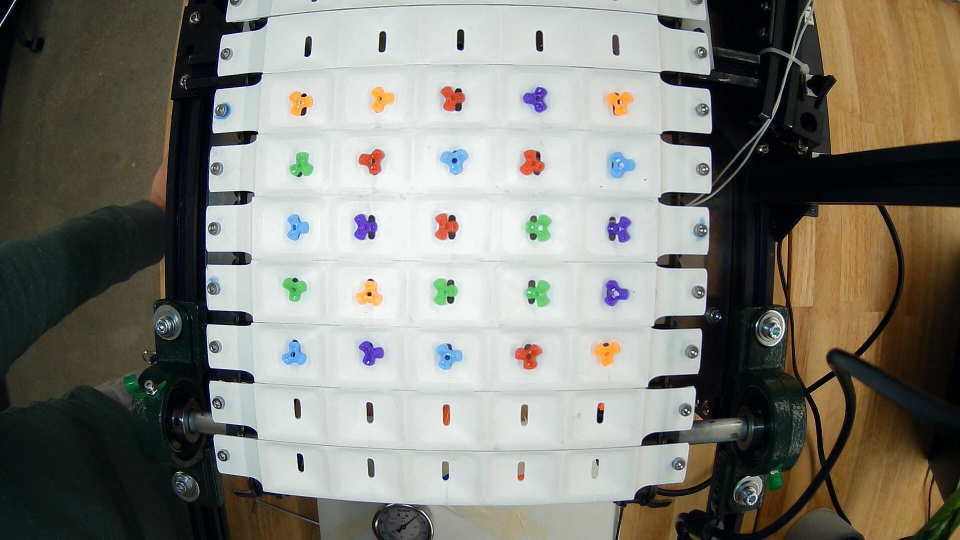
#> input picture noice1.jpg, 1920 x 1080 px (shown at 1/2 size)
$ python bead_detector.py
#> lines starting #> are read from the running program, lines starting #| are printed output that depends on the picture; after the words box and inside, x2 and y2 are one past the last pixel; in counts of white or black regions, pixels touching at a corner belong together
import cv2
import numpy as np

# Define HSV ranges for each color
HSV_COLOR_RANGES = {
    "red": [(0, 70, 50), (10, 255, 255), (170, 70, 50), (180, 255, 255)],
    "purple": [(130, 50, 50), (160, 255, 255)],
    "blue": [(100, 50, 50), (140, 255, 255)],
    "green": [(40, 50, 50), (85, 255, 255)],
    "yellow": [(20, 70, 70), (35, 255, 255)],
    "orange": [(10, 100, 100), (25, 255, 255)],
    "black": [(0, 0, 0), (180, 50, 40)],
    "white": [(0, 0, 200), (180, 30, 255)]  # Added white range
}

def detect_color(cell):
    # Apply Gaussian blur to reduce noise
    cell = cv2.GaussianBlur(cell, (5, 5), 0)

    # Convert to HSV
    hsv = cv2.cvtColor(cell, cv2.COLOR_BGR2HSV)

    # Calculate the average saturation and value of the cell
    avg_sat = np.mean(hsv[:, :, 1])
    avg_val = np.mean(hsv[:, :, 2])

    # If average saturation is low and value is high, classify as white
    if avg_sat < 20 and avg_val > 220:
        return "white"

    # Initialize a mask to keep track of assigned pixels
    mask_assigned = np.zeros_like(hsv[:, :, 0], dtype=np.uint8)

    # Color priority list (without white)
    color_priority = [
        ('red', HSV_COLOR_RANGES["red"]),
        ('purple', HSV_COLOR_RANGES["purple"]),
        ('blue', HSV_COLOR_RANGES["blue"]),
        ('green', HSV_COLOR_RANGES["green"]),
        ('yellow', HSV_COLOR_RANGES["yellow"]),
        ('orange', HSV_COLOR_RANGES["orange"]),
        ('black', HSV_COLOR_RANGES["black"])  # Black is checked last
    ]

    # Dictionary to hold pixel counts for each color
    color_counts = {color: 0 for color, _ in color_priority}

    for color, ranges in color_priority:
        if len(ranges) == 4:
            # Red has two ranges
            lower1 = np.array(ranges[0])
            upper1 = np.array(ranges[1])
            lower2 = np.array(ranges[2])
            upper2 = np.array(ranges[3])
            mask1 = cv2.inRange(hsv, lower1, upper1)
            mask2 = cv2.inRange(hsv, lower2, upper2)
            mask = cv2.bitwise_or(mask1, mask2)
        else:
            lower = np.array(ranges[0])
            upper = np.array(ranges[1])
            mask = cv2.inRange(hsv, lower, upper)

        # Exclude pixels already assigned
        mask_unassigned = cv2.bitwise_and(mask, cv2.bitwise_not(mask_assigned))

        # Count pixels for this color
        color_counts[color] += cv2.countNonZero(mask_unassigned)

        # Assign these pixels to avoid double-counting
        mask_assigned = cv2.bitwise_or(mask_assigned, mask_unassigned)

    # Determine the dominant color
    dominant_color = max(color_counts, key=color_counts.get)

    return dominant_color

def process_grid(image_path, grid_size=(5, 5)):
    """
    Detect the colors in a grid image using a hard-coded grid position.
    """
#> called with image_path = 'noice1.jpg', grid_size = (5, 5)
    image = cv2.imread(image_path)
#> image is the input picture: shape (1080, 1920, 3); mean B, G, R 117.6, 126.2, 127.2
    if image is None:
        raise ValueError("Image not found or cannot be opened")

    # Hard-coded grid position and size based on pixel values
    x = 500  # Starting x-coordinate of the grid
    y = 150  # Starting y-coordinate of the grid
    w = 800  # Width of the grid
    h = 650  # Height of the grid

    # Ensure the grid region is within the image boundaries
    if x < 0 or y < 0 or x + w > image.shape[1] or y + h > image.shape[0]:
        raise ValueError("Grid coordinates are out of image bounds")

    # Compute cell dimensions
    cell_height = h // grid_size[0]
    cell_width = w // grid_size[1]
    detected_colors = [["unknown"] * grid_size[1] for _ in range(grid_size[0])]

    # For visualization
    visualized_image = image.copy()

    for row in range(grid_size[0]):
        for col in range(grid_size[1]):
            y1 = y + row * cell_height
            y2 = y + (row + 1) * cell_height
            x1 = x + col * cell_width
            x2 = x + (col + 1) * cell_width

            cell = image[y1:y2, x1:x2]
            c = detect_color(cell)
            detected_colors[row][col] = c

            # Draw rectangles and label each cell
            cv2.rectangle(visualized_image, (x1, y1), (x2, y2), (0, 255, 0), 2)
            cv2.putText(visualized_image, c, (x1 + 5, y1 + 20), cv2.FONT_HERSHEY_SIMPLEX,
                        0.5, (255, 255, 255), 1, cv2.LINE_AA)
#> this loop made 5 passes
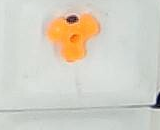
#> cell: shape (130, 160, 3); mean B, G, R 196.4, 207.9, 211.4
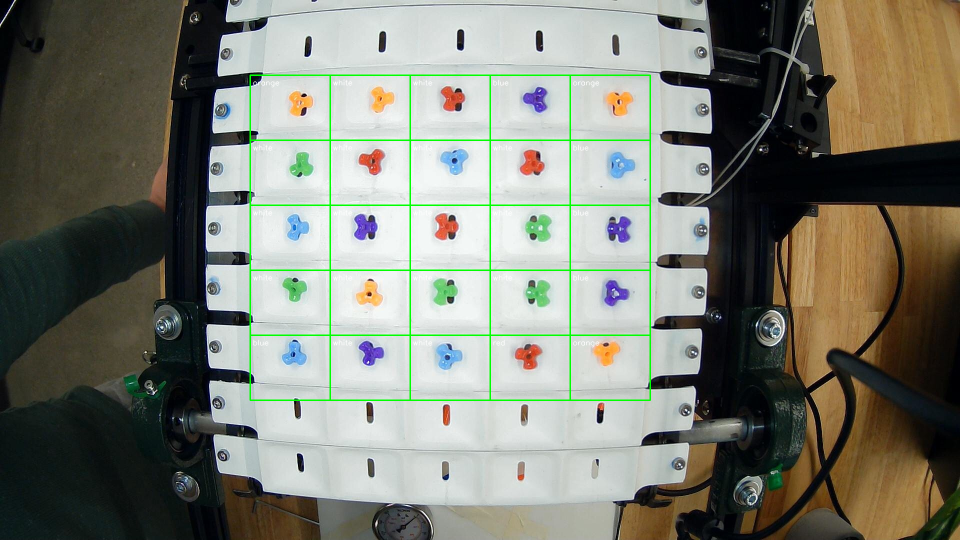
#> visualized_image: shape (1080, 1920, 3) (shown at 1/2 size); 1.55% of pixels changed, all inside (x1, y1, x2, y2) = (499, 149, 1302, 802)
#> after the loop, detected_colors = [['orange', 'white', 'white', 'blue', 'orange'], ['white', 'white', 'white', 'white', 'blue'], ['white', 'white', 'white', 'white', 'blue'], ['white', 'white', 'white', 'white', 'blue'], ['blue', 'white', 'white', 'red', 'orange']]

    return detected_colors, visualized_image

def display_results(grid_colors, image_path):
    """
    Display the detected grid colors in a formatted way.
    """
    print(f"\nFinal Grid ({image_path}) Colors:")
    for row in grid_colors:
        print(" ".join(row))
    print("\n")

def main():
    image_path = "noice1.jpg"  # Replace with your image path
    grid_colors, visualized_image = process_grid(image_path, grid_size=(5, 5))
#> grid_colors has the same summary as detected_colors in process_grid
    display_results(grid_colors, image_path)
#> the loop in display_results, `for row in grid_colors:` made 5 passes
#| orange white white blue orange
#| white white white white blue
#| white white white white blue
#| white white white white blue
#| blue white white red orange

    cv2.imshow("Detected Grid", visualized_image)
    cv2.waitKey(0)
    cv2.destroyAllWindows()

if __name__ == "__main__":
    main()
